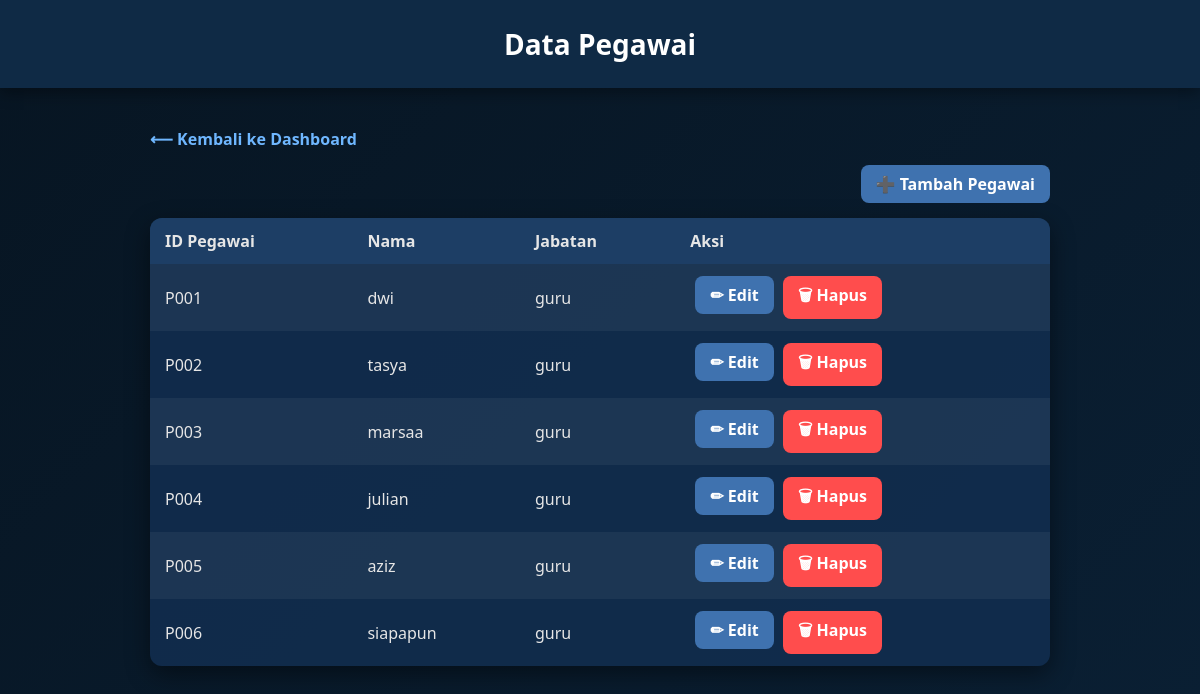
/admin_app/pegawai/, run on the app's committed database.
### admin_app/models.py (models this page shows, shortened)
class Pegawai(models.Model):
    id_pegawai = models.CharField(max_length=10, unique=True, editable=False)
    JABATAN_CHOICES = [
        ("guru", "Guru"),
        ("staff", "Staff"),
        ("admin", "Admin"),
    ]
    user = models.OneToOneField(User, on_delete=models.CASCADE, null=True, blank=True)
    nama = models.CharField(max_length=200)
    nip = models.CharField(max_length=50, blank=True, null=True)
    jabatan = models.CharField(max_length=20, choices=JABATAN_CHOICES)
    gaji_pokok = models.IntegerField(default=0)

### admin_app/views.py (the view)
# urls.py: path("pegawai/", views.list_pegawai, name="list_pegawai"),
def list_pegawai(request):
    data = Pegawai.objects.all()
    return render(request, "admin_app/pegawai.html", {"pegawai_list": data})

### admin_app/templates/admin_app/pegawai.html (shortened to what this page needs)
<!DOCTYPE html>
<html lang="en">
<head>
</head>
<body>
<header>Data Pegawai</header>
<div class="wrapper">
    <a href="{% url 'index' %}" class="back">⟵ Kembali ke Dashboard</a>
    <div class="top-actions">
        <a href="{% url 'tambah_pegawai' %}" class="button">➕ Tambah Pegawai</a>
    </div>
    <table>
        <tr>
            <th>ID Pegawai</th>
            <th>Nama</th>
            <th>Jabatan</th>
            <th>Aksi</th>
        </tr>
        {% for p in pegawai_list %}
        <tr>
            <td>{{ p.id_pegawai }}</td>
            <td>{{ p.nama }}</td>
            <td>{{ p.jabatan }}</td>
            <td>
                <a href="{% url 'edit_pegawai' p.id %}" class="button">✏ Edit</a>
                <a href="{% url 'hapus_pegawai' p.id %}" class="button delete-button">🗑 Hapus</a>
            </td>
        </tr>
        {% empty %}
        <tr>
            <td colspan="4" style="text-align:center;">Belum ada data pegawai</td>
        </tr>
        {% endfor %}
    </table>
</div>
</body>
</html>

### admin_app/templates/admin_app/pegawai.html (style rules this page uses)
body { margin: 0; font-family: "Segoe UI", sans-serif; background: linear-gradient(135deg, #071522, #0a1f33); color: #e6e6e6; }
header { background: #0f2a45; padding: 25px 0; text-align: center; font-size: 28px; font-weight: 600; color: #fff; box-shadow: 0 4px 15px rgba(0,0,0,0.4); }
.wrapper { max-width: 900px; margin: 40px auto; padding: 0 20px; }
a.back { display: inline-block; margin-bottom: 15px; color: #6fb7ff; text-decoration: none; font-weight: bold; }
.top-actions { margin-bottom: 15px; text-align: right; }
a.button { display: inline-block; padding: 8px 15px; background: #3f72af; color: #fff; border-radius: 8px; text-decoration: none; font-weight: bold; transition: 0.3s; margin-left: 5px; }
a.delete-button { background: #ff4d4d; }
table { width: 100%; border-collapse: collapse; background: rgba(17,45,78,0.9); border-radius: 12px; overflow: hidden; box-shadow: 0 8px 25px rgba(0,0,0,0.45); }
th, td { padding: 12px 15px; text-align: left; }
th { background: rgba(31,65,105,0.9); }
tr:nth-child(even) { background: rgba(255,255,255,0.05); }

### data on the page
Pegawai: id_pegawai "P001", nama "dwi", jabatan "guru"
Pegawai: id_pegawai "P002", nama "tasya", jabatan "guru"
Pegawai: id_pegawai "P003", nama "marsaa", jabatan "guru"
Pegawai: id_pegawai "P004", nama "julian", jabatan "guru"
Pegawai: id_pegawai "P005", nama "aziz", jabatan "guru"
Pegawai: id_pegawai "P006", nama "siapapun", jabatan "guru"
